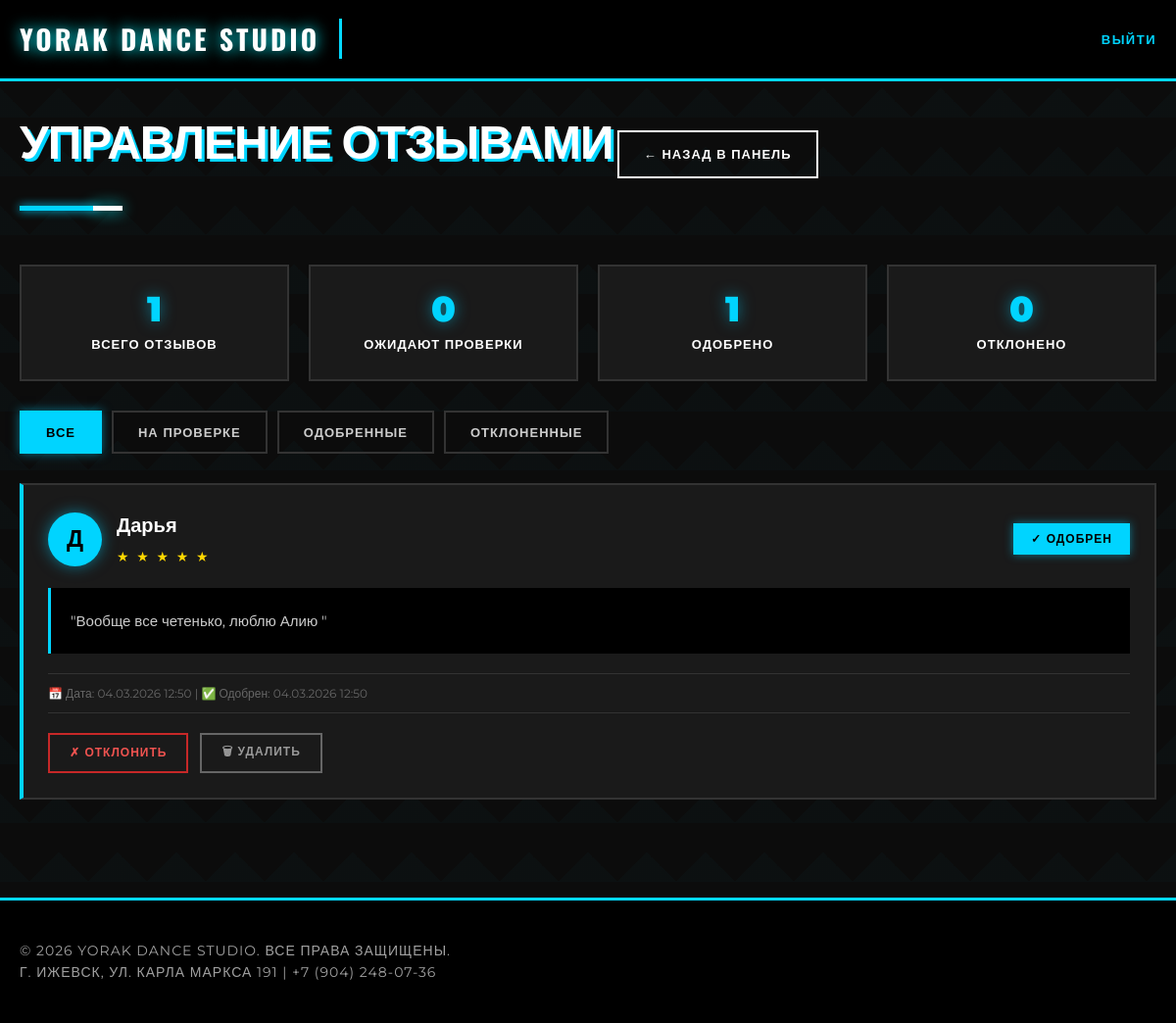
Page /admin/reviews.php (signed in) on the committed database.
### tables this page shows
CREATE TABLE `reviews` (
  `id` int NOT NULL AUTO_INCREMENT,
  `name` varchar(100) NOT NULL,
  `review_text` text NOT NULL,
  `rating` int DEFAULT '5',
  `photo` varchar(255) DEFAULT NULL,
  `status` enum('pending','approved','rejected') DEFAULT 'pending',
  `created_at` timestamp NULL DEFAULT CURRENT_TIMESTAMP,
  `approved_at` timestamp NULL DEFAULT NULL,
  PRIMARY KEY (`id`)
);

### admin/reviews.php (the view, shortened to what this page needs)
<?php
require_once '../includes/db.php';
$filter = isset($_GET['filter']) ? $_GET['filter'] : 'all';
if ($filter === 'pending') {
    $query = "SELECT * FROM reviews WHERE status = 'pending' ORDER BY created_at DESC";
} elseif ($filter === 'approved') {
    $query = "SELECT * FROM reviews WHERE status = 'approved' ORDER BY approved_at DESC";
} elseif ($filter === 'rejected') {
    $query = "SELECT * FROM reviews WHERE status = 'rejected' ORDER BY created_at DESC";
} else {
    $query = "SELECT * FROM reviews ORDER BY created_at DESC";
}
$reviews = $pdo->query($query)->fetchAll();
$stats = [
    'all' => $pdo->query("SELECT COUNT(*) FROM reviews")->fetchColumn(),
    'pending' => $pdo->query("SELECT COUNT(*) FROM reviews WHERE status = 'pending'")->fetchColumn(),
    'approved' => $pdo->query("SELECT COUNT(*) FROM reviews WHERE status = 'approved'")->fetchColumn(),
    'rejected' => $pdo->query("SELECT COUNT(*) FROM reviews WHERE status = 'rejected'")->fetchColumn()
];
?>
<!DOCTYPE html>
<html lang="ru">
<head>
    <link rel="stylesheet" href="/dance_studio2/css/style.css">
    <link rel="stylesheet" href="admin-style.css">
</head>
<body>
    <?php include '../includes/header.php'; ?>
    <div class="admin-dashboard">
        <h1 class="section-title">Управление отзывами</h1>
        <a href="index.php" class="btn-back" style="display: inline-block; margin-bottom: 20px;">← Назад в панель</a>
        <div class="reviews-stats">
            <div class="reviews-stat-card">
                <div class="reviews-stat-number"><?= $stats['all'] ?></div>
                <div class="reviews-stat-label">Всего отзывов</div>
            </div>
            <div class="reviews-stat-card">
                <div class="reviews-stat-number"><?= $stats['pending'] ?></div>
                <div class="reviews-stat-label">Ожидают проверки</div>
            </div>
            <div class="reviews-stat-card">
                <div class="reviews-stat-number"><?= $stats['approved'] ?></div>
                <div class="reviews-stat-label">Одобрено</div>
            </div>
            <div class="reviews-stat-card">
                <div class="reviews-stat-number"><?= $stats['rejected'] ?></div>
                <div class="reviews-stat-label">Отклонено</div>
            </div>
        </div>
        <div class="reviews-filters">
            <a href="?filter=all" class="filter-btn <?= $filter === 'all' ? 'active' : '' ?>">Все</a>
            <a href="?filter=pending" class="filter-btn <?= $filter === 'pending' ? 'active' : '' ?>">На проверке</a>
            <a href="?filter=approved" class="filter-btn <?= $filter === 'approved' ? 'active' : '' ?>">Одобренные</a>
            <a href="?filter=rejected" class="filter-btn <?= $filter === 'rejected' ? 'active' : '' ?>">Отклоненные</a>
        </div>
        <div class="reviews-list">
            <?php if (empty($reviews)): ?>
                <div class="empty-reviews">
                    <p>Нет отзывов в этой категории</p>
                </div>
            <?php else: ?>
                <?php foreach ($reviews as $review): ?>
                    <div class="review-card <?= $review['status'] ?>">
                        <div class="review-header">
                            <div class="reviewer-info">
                                <div class="reviewer-avatar">
                                    <?php if ($review['photo'] && file_exists('../' . $review['photo'])): ?>
                                        <img src="../<?= htmlspecialchars($review['photo']) ?>" alt="Фото">
                                    <?php else: ?>
                                        <?= mb_substr(htmlspecialchars($review['name']), 0, 1) ?>
                                    <?php endif; ?>
                                </div>
                                <div class="reviewer-details">
                                    <h3><?= htmlspecialchars($review['name']) ?></h3>
                                    <div class="rating">
                                        <?php for ($i = 1; $i <= 5; $i++): ?>
                                            <?= $i <= $review['rating'] ? '★' : '☆' ?>
                                        <?php endfor; ?>
                                    </div>
                                </div>
                            </div>
                            <span class="review-status-badge <?= $review['status'] ?>">
                                <?php
                                if ($review['status'] === 'pending') echo '⏳ Ожидает';
                                elseif ($review['status'] === 'approved') echo '✓ Одобрен';
                                else echo '✗ Отклонен';
                                ?>
                            </span>
                        </div>
                        <div class="review-text">
                            "<?= nl2br(htmlspecialchars($review['review_text'])) ?>"
                        </div>
                        <div class="review-meta">
                            📅 Дата: <?= date('d.m.Y H:i', strtotime($review['created_at'])) ?>
                            <?php if ($review['approved_at']): ?>
                                | ✅ Одобрен: <?= date('d.m.Y H:i', strtotime($review['approved_at'])) ?>
                            <?php endif; ?>
                        </div>
                        <form method="POST" class="review-actions">
                            <?php if ($review['status'] !== 'rejected'): ?>
                                <button type="submit" name="action" value="reject" class="btn-review btn-review-reject">✗ Отклонить</button>
                            <?php endif; ?>
                            <button type="submit" name="action" value="delete" class="btn-review btn-review-delete" onclick="return confirm('Удалить отзыв? Это действие нельзя отменить.')">🗑 Удалить</button>
                        </form>
                    </div>
                <?php endforeach; ?>
            <?php endif; ?>
        </div>
    </div>
    <?php include '../includes/footer.php'; ?>
</body>
</html>

### css/style.css (style rules this page uses)
:root { --primary-bg: #0c0c0c; --secondary-bg: #111111; --accent-main: #04d9ff; --accent-neon: #00f5ff; --text-primary: #e0e0e0; --text-secondary: #a0a0a0; --border-color: #2a2a2a; --shadow-color: rgba(4, 217, 255, 0.4); }
* { margin: 0; padding: 0; box-sizing: border-box; }
body { font-family: 'Montserrat', sans-serif; line-height: 1.6; color: var(--text-primary); background: var(--primary-bg); background-image: linear-gradient(45deg, rgba(4, 217, 255, 0.02) 25%, transparent 25%), linear-gradient(-45deg, rgba(4, 217, 255, 0.02) 25%, transparent 25%); background-size: 60px 60px; min-height: 100vh; }
.section-title { text-align: center; font-size: 48px; font-weight: 900; margin-bottom: 60px; color: #ffffff; text-transform: uppercase; letter-spacing: 4px; position: relative; padding-bottom: 20px; font-family: 'Oswald', sans-serif; }
.section-title::after { content: ''; position: absolute; bottom: 0; left: 50%; transform: translateX(-50%); width: 150px; height: 4px; background: linear-gradient(90deg, var(--accent-main), var(--accent-neon)); box-shadow: 0 0 15px var(--accent-neon); }

### rows in the picture
reviews: name "Д", name "Дарья", rating 5 (drawn), status "✓ ОДОБРЕН", review_text "Вообще все четенько, люблю Алию", created_at "04.03.2026 12:50", approved_at "04.03.2026 12:50"

### other values in the picture
$stats['all'] "1"
$stats['pending'] "0"
$stats['approved'] "1"
$stats['rejected'] "0"
